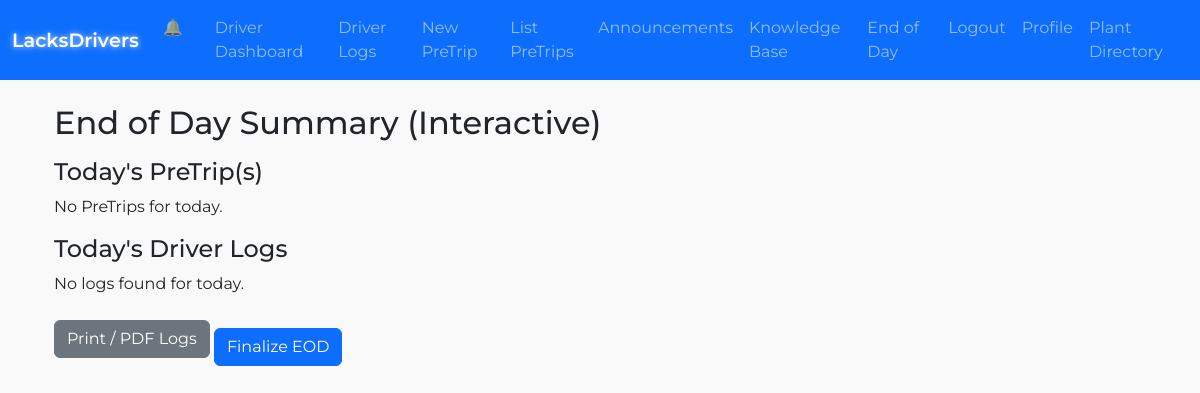
The page /end_of_day_summary (signed in) on the database as committed earlier.
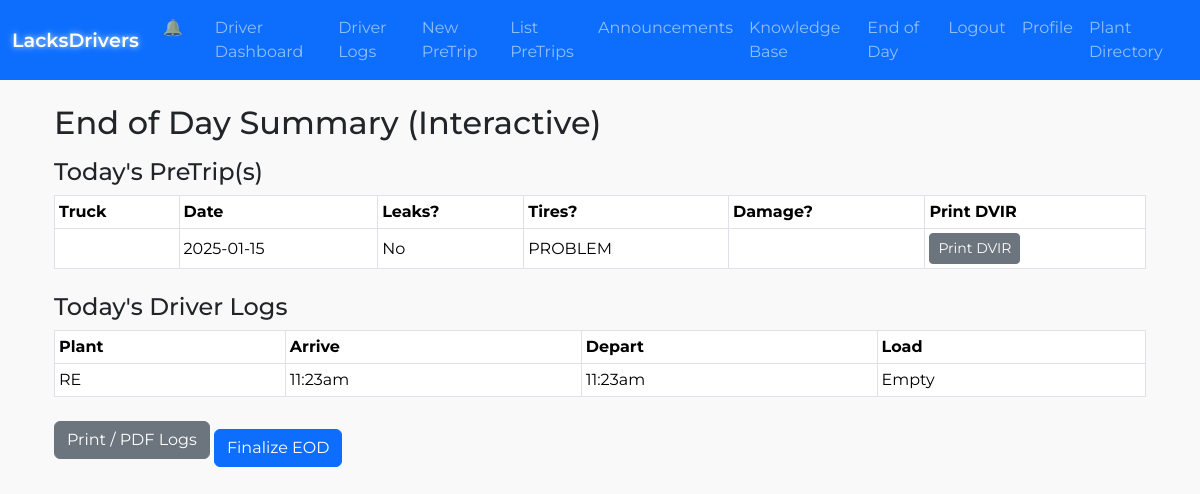
The same page on the database as committed later.
### lacksdrivers.py (models this page shows)
class PreTrip(db.Model):
    __tablename__ = "pretrip"
    id = db.Column(db.Integer, primary_key=True)
    user_id = db.Column(db.Integer, db.ForeignKey("user.id"), nullable=False)
    truck_number = db.Column(db.String(50))
    trailer_number = db.Column(db.String(50))
    pretrip_date = db.Column(db.Date, default=date.today)
    shift = db.Column(db.String(10))
    start_mileage = db.Column(db.Integer)
    end_mileage = db.Column(db.Integer)
    cab_doors_windows = db.Column(db.Boolean, default=False)
    body_doors = db.Column(db.Boolean, default=False)
    oil_leak = db.Column(db.Boolean, default=False)
    grease_leak = db.Column(db.Boolean, default=False)
    coolant_leak = db.Column(db.Boolean, default=False)
    fuel_leak = db.Column(db.Boolean, default=False)
    gc_no_defects = db.Column(db.Boolean, default=False)
    gauges_warning = db.Column(db.Boolean, default=False)
    wipers = db.Column(db.Boolean, default=False)
    horn = db.Column(db.Boolean, default=False)
    heater_defroster = db.Column(db.Boolean, default=False)
    mirrors = db.Column(db.Boolean, default=False)
    seat_belts_steering = db.Column(db.Boolean, default=False)
    clutch = db.Column(db.Boolean, default=False)
    service_brakes = db.Column(db.Boolean, default=False)
    parking_brake = db.Column(db.Boolean, default=False)
    emergency_brakes = db.Column(db.Boolean, default=False)
    triangles = db.Column(db.Boolean, default=False)
    fire_extinguisher = db.Column(db.Boolean, default=False)
    safety_equipment = db.Column(db.Boolean, default=False)
    incab_no_defects = db.Column(db.Boolean, default=False)
    oil_level = db.Column(db.Boolean, default=False)
    coolant_level = db.Column(db.Boolean, default=False)
    belts = db.Column(db.Boolean, default=False)
    hoses = db.Column(db.Boolean, default=False)
    ec_no_defects = db.Column(db.Boolean, default=False)
    lights_working = db.Column(db.Boolean, default=False)
    reflectors = db.Column(db.Boolean, default=False)
    suspension = db.Column(db.Boolean, default=False)
    tires = db.Column(db.Boolean, default=False)
    wheels_rims = db.Column(db.Boolean, default=False)
    battery = db.Column(db.Boolean, default=False)
    exhaust = db.Column(db.Boolean, default=False)
    brakes = db.Column(db.Boolean, default=False)
    air_lines = db.Column(db.Boolean, default=False)
    light_line = db.Column(db.Boolean, default=False)
    fifth_wheel = db.Column(db.Boolean, default=False)
    coupling = db.Column(db.Boolean, default=False)
    tie_downs = db.Column(db.Boolean, default=False)
    rear_end_protection = db.Column(db.Boolean, default=False)
    exterior_no_defects = db.Column(db.Boolean, default=False)
    towed_bodydoors = db.Column(db.Boolean, default=False)
    towed_tiedowns = db.Column(db.Boolean, default=False)
    towed_lights = db.Column(db.Boolean, default=False)
    towed_reflectors = db.Column(db.Boolean, default=False)
    towed_suspension = db.Column(db.Boolean, default=False)
    towed_tires = db.Column(db.Boolean, default=False)
    towed_wheels = db.Column(db.Boolean, default=False)
    towed_brakes = db.Column(db.Boolean, default=False)
    towed_landing_gear = db.Column(db.Boolean, default=False)
    towed_kingpin = db.Column(db.Boolean, default=False)
    towed_fifthwheel = db.Column(db.Boolean, default=False)
    towed_othercoupling = db.Column(db.Boolean, default=False)
    towed_rearend = db.Column(db.Boolean, default=False)
    towed_no_defects = db.Column(db.Boolean, default=False)
    truck_type = db.Column(db.String(20))
    oil_system_status = db.Column(db.String(20), default="operational")
    tires_status = db.Column(db.String(20), default="operational")
    damage_report = db.Column(db.Text)
    created_at = db.Column(db.DateTime, default=datetime.utcnow)
    updated_at = db.Column(db.DateTime, onupdate=datetime.utcnow)
    posttrip = db.relationship("PostTrip", uselist=False, backref="pretrip")

class DriverLog(db.Model):
    __tablename__ = "driver_log"
    id = db.Column(db.Integer, primary_key=True)
    driver_id = db.Column(db.Integer, db.ForeignKey("user.id"), nullable=False)
    driver = db.relationship("User", backref="driver_logs", lazy="joined")
    date = db.Column(db.Date, nullable=False)
    arrive_time = db.Column(db.String(20))
    depart_time = db.Column(db.String(20))
    downtime_reason = db.Column(db.String(200), nullable=True)
    load_size = db.Column(db.String(10), nullable=False)
    plant_name = db.Column(db.String(20), nullable=False)
    maintenance = db.Column(db.Boolean, default=False)
    fuel = db.Column(db.Boolean, default=False)
    meeting = db.Column(db.Boolean, default=False)
    created_at = db.Column(db.DateTime, default=datetime.utcnow)
    updated_at = db.Column(db.DateTime, onupdate=datetime.utcnow)

### lacksdrivers.py (the view)
@app.route("/end_of_day_summary", methods=["GET","POST"])
@login_required
def end_of_day_summary():
    form = EndOfDayForm()
    if form.validate_on_submit():
        flash("Submitted End of Day Summary (interactive)!", "success")
        return redirect(url_for("dashboard"))
    local_tz = pytz.timezone("America/Detroit")
    today_local_date = datetime.now(local_tz).date()
    logs = DriverLog.query.filter_by(driver_id=current_user.id, date=today_local_date).all()
    drivers_logs = { current_user.username: logs }
    pretrips_today = PreTrip.query.filter_by(
        user_id=current_user.id, pretrip_date=today_local_date
    ).all()
    drivers_pretrips = { current_user.username: pretrips_today }
    return render_template(
        "end_of_day_summary.html",
        form=form,
        the_date=today_local_date,
        drivers_logs=drivers_logs,
        drivers_pretrips=drivers_pretrips
    )

### lacksdrivers.py (called while the page is built)
@app.context_processor
def inject_plant_addresses():
    return dict(PLANT_ADDRESSES=PLANT_ADDRESSES)

@login_manager.user_loader
def load_user(user_id):
    return User.query.get(int(user_id))

@app.template_filter('to_local_time')
def to_local_time(utc_str):
    if not utc_str:
        return ""
    try:
        dt_utc = datetime.strptime(utc_str, "%Y-%m-%d %H:%M:%S")
        dt_utc = pytz.utc.localize(dt_utc)
        local_tz = pytz.timezone("America/Detroit")
        dt_local = dt_utc.astimezone(local_tz)
        formatted = dt_local.strftime("%I:%M%p").lower()
        return formatted.lstrip('0')
    except ValueError:
        return utc_str

### templates/end_of_day_summary.html (shortened to what this page needs)
{% extends "base.html" %}
{% block content %}
<div class="container fade-in">
  <h2 class="mt-4 mb-3">End of Day Summary (Interactive)</h2>
  <form method="POST" action="{{ url_for('end_of_day_summary') }}">
    <h4>Today's PreTrip(s)</h4>
    {% if drivers_pretrips[current_user.username] %}
      <table class="table table-bordered table-sm mb-4">
        <thead>
          <tr>
            <th>Truck</th>
            <th>Date</th>
            <th>Leaks?</th>
            <th>Tires?</th>
            <th>Damage?</th>
            <th>Print DVIR</th>
          </tr>
        </thead>
        <tbody>
          {% for pt in drivers_pretrips[current_user.username] %}
          <tr>
            <td>{{ pt.truck_name }}</td>
            <td>{{ pt.pretrip_date }}</td>
            <td>
              {% if pt.oil_leak or pt.fuel_leak or pt.coolant_leak %}
                Yes
              {% else %}
                No
              {% endif %}
            </td>
            <td>{{ "OK" if pt.tires_ok else "PROBLEM" }}</td>
            <td>{{ pt.damage_report or "" }}</td>
            <td>
              <a
                href="{{ url_for('pretrip_printable', pretrip_id=pt.id) }}"
                class="btn btn-sm btn-secondary"
              >
                Print DVIR
              </a>
            </td>
          </tr>
          {% endfor %}
        </tbody>
      </table>
    {% else %}
      <p>No PreTrips for today.</p>
    {% endif %}
    <h4>Today's Driver Logs</h4>
    {% if drivers_logs[current_user.username] %}
      <table class="table table-bordered table-sm">
        <thead>
          <tr>
            <th>Plant</th>
            <th>Arrive</th>
            <th>Depart</th>
            <th>Load</th>
          </tr>
        </thead>
        <tbody>
          {% for log in drivers_logs[current_user.username] %}
          <tr>
            <td>{{ log.plant_name }}</td>
            <td>{{ log.arrive_time|to_local_time if log.arrive_time else '--' }}</td>
            <td>{{ log.depart_time|to_local_time if log.depart_time else '--' }}</td>
            <td>{{ log.load_size }}</td>
          </tr>
          {% endfor %}
        </tbody>
      </table>
    {% else %}
      <p>No logs found for today.</p>
    {% endif %}
    <a href="{{ url_for('driver_logs_print') }}" class="btn btn-secondary">
      Print / PDF Logs
    </a>
    <button type="submit" class="btn btn-primary mt-3">
      Finalize EOD
    </button>
  </form>
</div>
{% endblock %}

Rows that differ between the two databases and show on the page:
now on this page (row edited): PreTrip: pretrip_date "2025-01-15", oil_leak "No", tires_ok "PROBLEM"
now on this page (row edited): DriverLog: plant_name "RE", arrive_time|to_local_time "11:23am", depart_time|to_local_time "11:23am", load_size "Empty"
Other text that changed with them:
text no longer shown: "No PreTrips for today. No logs found for today."
text now shown: "Truck Date Leaks? Tires? Damage? Print DVIR Plant Arrive Depart Load"
